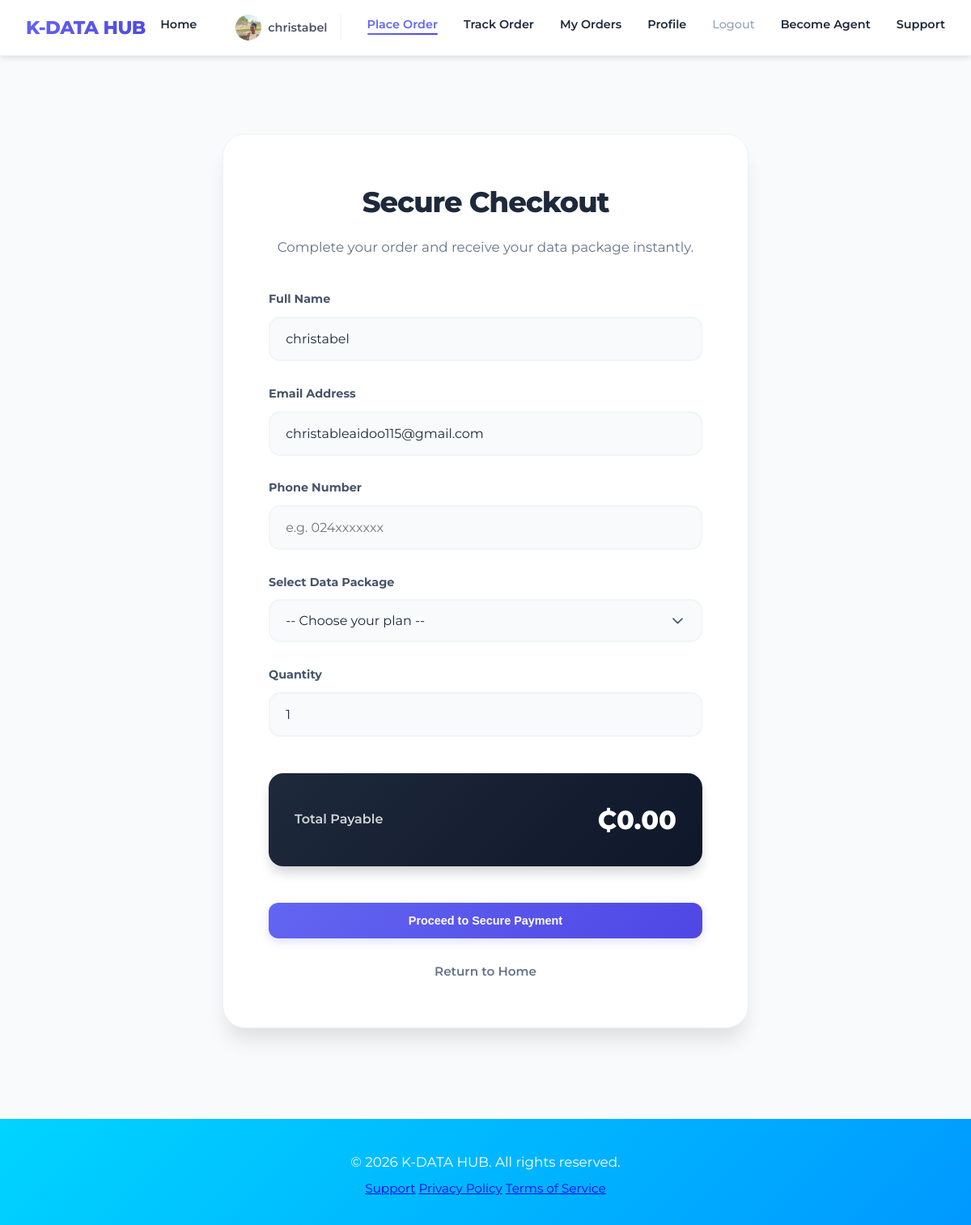
Screenshot of /orders/create/ (signed in) with the database file from the repository.
### accounts/models.py (models this page shows, shortened)
class CustomUser(AbstractUser):
    is_manager = models.BooleanField(default=False)
    is_agent = models.BooleanField(default=False)
    profile_picture = models.ImageField(upload_to='profile_pics/', null=True, blank=True)
    phone_number = models.CharField(max_length=15, blank=True)
    class Meta:
        verbose_name = 'User'
        verbose_name_plural = 'Users'

### orders/views.py (the view, shortened to what this page needs)
# urls.py: path('create/', views.create_order, name='create_order'),
def create_order(request):
    return render(request, 'orders/create_order.html')

### orders/templates/orders/create_order.html (shortened to what this page needs)
{% extends 'base.html' %}
{% load static %}
{% block content %}
<div class="checkout-page">
    <div class="checkout-card">
        <h1>Secure Checkout</h1>
        <p class="subtitle">Complete your order and receive your data package instantly.</p>
        <form method="POST" action="{% url 'orders:create_order' %}" class="order-form">
            <div class="form-group-premium">
                <label for="customer_name">Full Name</label>
                <input type="text" id="customer_name" name="customer_name" required class="form-control-premium" value="{% if user.is_authenticated %}{{ user.username }}{% endif %}" placeholder="Enter your full name">
            </div>
            <div class="form-group-premium">
                <label for="customer_email">Email Address</label>
                <input type="email" id="customer_email" name="customer_email" required class="form-control-premium" value="{% if user.is_authenticated %}{{ user.email }}{% endif %}" placeholder="For payment receipt & tracking">
            </div>
            <div class="form-group-premium">
                <label for="customer_phone">Phone Number</label>
                <input type="tel" id="customer_phone" name="customer_phone" required class="form-control-premium" placeholder="e.g. 024xxxxxxx">
            </div>
            <div class="form-group-premium">
                <label for="item_name">Select Data Package</label>
                <select id="item_name" name="item_name" required class="form-control-premium">
                    <option value="">-- Choose your plan --</option>
                </select>
            </div>
            <div class="form-group-premium">
                <label for="quantity">Quantity</label>
                <input type="number" id="quantity" name="quantity" min="1" value="1" required class="form-control-premium">
            </div>
            <div class="total-box-premium">
                <span class="total-label">Total Payable</span>
                <span class="total-amount">₵<span id="total">0.00</span></span>
            </div>
            <button type="submit" class="btn-checkout">Proceed to Secure Payment</button>
            <a href="{% url 'home' %}" class="btn-cancel">Return to Home</a>
        </form>
    </div>
</div>
{% endblock %}

### templates/base.html (shortened to what this page needs)
{% load static %}
<!DOCTYPE html>
<html lang="en">
<head>
    <link rel="stylesheet" href="{% static 'css/styles.css' %}">
</head>
<body class="{% block body_class %}{% endblock %}">
    <nav class="navbar">
        <div class="nav-container">
            <div class="logo">
                <h2>K-DATA HUB</h2>
            </div>
            <ul class="nav-links">
                <li><a href="{% url 'home' %}" class="{% if request.path == '/' %}active{% endif %}">Home</a></li>
                {% if user.is_authenticated %}
                    <li class="nav-user-info">
                        {% if user.profile_picture %}
                            <img src="{{ user.profile_picture.url }}" alt="{{ user.username }}" class="nav-avatar">
                        {% else %}
                            <div class="nav-avatar-placeholder">{{ user.username|first|upper }}</div>
                        {% endif %}
                        <span class="nav-username">{{ user.username }}</span>
                    </li>
                    <li><a href="{% url 'orders:create_order' %}" class="{% if '/orders/create/' in request.path %}active{% endif %}">Place Order</a></li>
                    <li><a href="{% url 'orders:track_order' %}" class="{% if 'track' in request.path %}active{% endif %}">Track Order</a></li>
                    <li><a href="{% url 'orders:my_orders' %}" class="{% if '/orders/my-orders/' in request.path %}active{% endif %}">My Orders</a></li>
                    <li><a href="{% url 'accounts:profile' %}" class="{% if '/accounts/profile/' in request.path %}active{% endif %}">Profile</a></li>
                    <li><a href="{% url 'accounts:logout' %}" class="logout-link">Logout</a></li>
                {% else %}
                    <li><a href="{% url 'accounts:login' %}" class="{% if '/accounts/login/' in request.path %}active{% endif %}">Login</a></li>
                    <li><a href="{% url 'accounts:signup' %}" class="{% if '/accounts/signup/' in request.path %}active{% endif %}">Sign Up</a></li>
                {% endif %}
                {% if not user.is_agent %}
                    <li><a href="{% url 'accounts:become_agent' %}" class="{% if 'become-agent' in request.path %}active{% endif %}">Become Agent</a></li>
                {% endif %}
                    <li><a href="{% url 'support' %}" class="{% if '/support/' in request.path %}active{% endif %}">Support</a></li>
            </ul>
        </div>
    </nav>
    <main>
        {% block content %}
        {% endblock %}
    </main>
    <footer>
        <div class="footer-container">
            <p>&copy; 2026 K-DATA HUB. All rights reserved.</p>
            <div class="footer-links">
                <a href="{% url 'support' %}">Support</a>
                <a href="#">Privacy Policy</a>
                <a href="#">Terms of Service</a>
            </div>
        </div>
    </footer>
</body>
</html>

### static/css/styles.css (style rules this page uses)
:root { --primary-gradient: linear-gradient(135deg, #6366f1 0%, #4f46e5 100%); --secondary-gradient: linear-gradient(135deg, #1e293b 0%, #0f172a 100%); --accent-color: #6366f1; --text-main: #1e293b; --text-muted: #64748b; --bg-light: #f8fafc; --shadow-sm: 0 1px 3px rgba(0,0,0,0.1); --shadow-md: 0 4px 6px -1px rgba(0,0,0,0.1); --shadow-lg: 0 20px 25px -5px rgba(0,0,0,0.1); }
* { margin: 0; padding: 0; box-sizing: border-box; }
body { font-family: 'Montserrat', sans-serif; background: var(--bg-light); min-height: 100vh; color: var(--text-main); font-size: 0.95rem; line-height: 1.6; }
.navbar { background: rgba(255, 255, 255, 0.98); backdrop-filter: blur(15px); box-shadow: var(--shadow-md); position: sticky; top: 0; z-index: 1000; border-bottom: 1px solid rgba(0, 0, 0, 0.05); }
.nav-container { max-width: 1200px; margin: 0 auto; padding: 1rem 2rem; display: flex; justify-content: space-between; align-items: center; }
.logo h2 { background: var(--primary-gradient); -webkit-background-clip: text; background-clip: text; color: transparent; font-weight: 800; letter-spacing: -0.5px; }
.nav-links { display: flex; gap: 2rem; list-style: none; }
.nav-links a { text-decoration: none; color: var(--text-main); font-weight: 600; font-size: 0.9rem; transition: all 0.3s ease; position: relative; padding-bottom: 4px; }
.nav-links a.active { color: var(--accent-color); }
.nav-links a::after { content: ''; position: absolute; bottom: 0; left: 0; width: 0; height: 2px; background: var(--primary-gradient); transition: width 0.3s ease; border-radius: 2px; }
.nav-links a.active::after, .nav-links a:hover::after { width: 100%; }
.nav-user-info { display: flex; align-items: center; gap: 0.5rem; padding: 0 1rem; border-right: 1px solid rgba(0, 0, 0, 0.05); }
.nav-avatar { width: 32px; height: 32px; border-radius: 50%; object-fit: cover; }
.nav-username { font-weight: 600; font-size: 0.9rem; color: #4b5563; }
.logout-link { color: #94a3b8 !important; font-weight: 500 !important; }
.logout-link::after { display: none !important; }
main { max-width: 1100px; margin: 2rem auto; padding: 0 1.5rem; }
button[type="submit"], .auth-btn { background: var(--primary-gradient); color: white; border: none; padding: 0.9rem 2rem; border-radius: 12px; font-size: 0.9rem; font-weight: 700; cursor: pointer; transition: all 0.3s cubic-bezier(0.4, 0, 0.2, 1); box-shadow: 0 4px 12px rgba(99, 102, 241, 0.2); }
footer { background: linear-gradient(135deg, #00d4ff 0%, #0099ff 100%); color: white; text-align: center; padding: 2rem; margin-top: 3rem; }
footer p { margin: 0.5rem 0; font-size: 1.05rem; }

### rows the page displays
CustomUser: profile_picture (picture), username "christabel", customer_name "christabel", customer_email "christableaidoo115@gmail.com"
